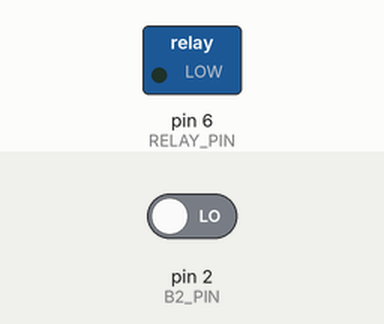
This sketch was run on a simulated Arduino Uno, built with avr-gcc and run on an emulated ATmega328P. Shown: switched loads named in the sketch (green lamp = pin HIGH). Inputs (shaded band) come from the test bench; at power-on: pin 2 (B2_PIN) LOW.

Above: at 1.2 s.
1.3 s: pin 2 (B2_PIN) driven HIGH
At 1.8 s:
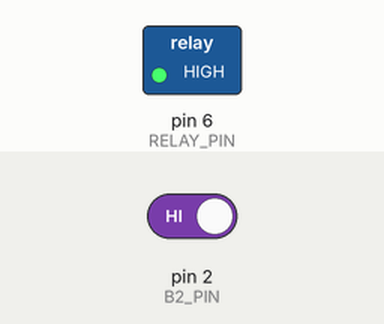
Timing chart, 0 to 4.3 s (numbered marks = the images above; inputs shaded):
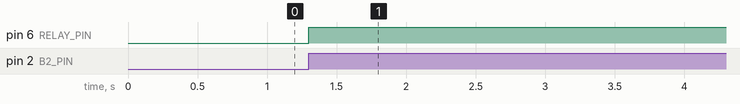

Measured:
- after the input at 1.3 s, pin 6 (RELAY_PIN): LOW → HIGH at once

The sketch:

relay_drum.ino
```cpp
#define B2_PIN 2

// constants won't change
const int RELAY_PIN = 6;  // the Arduino pin, which connects to the IN pin of relay


// variables will change: 1-3
int buttonState = 0;


// the setup function runs once when you press reset or power the board
void setup() {
  // initialize digital pin as an output.
  pinMode(RELAY_PIN, OUTPUT);
  pinMode(B2_PIN, INPUT);
}

void updateControl() {

  static int previous2;
  int current2 = digitalRead(B2_PIN);
  if (previous2 == LOW && current2 == HIGH) {
    if (buttonState == 1) {
      buttonState = 0;
    } else {
      buttonState = 1;
    }
  }
  previous2 = current2;
  if ( buttonState == 0 ) {
    digitalWrite(RELAY_PIN,LOW);
  } else if ( buttonState == 1 ) {
     digitalWrite(RELAY_PIN,HIGH);
  }
  if (buttonState == 1) {
    // turn LED on:
    digitalWrite(13, HIGH);
  } else {
    // turn LED off:
    digitalWrite(13, LOW);
  }

}


// the loop function runs over and over again forever
void loop() {
 /* digitalWrite(RELAY_PIN, HIGH);
  delay(100);
  digitalWrite(RELAY_PIN, LOW);
  delay(100);*/
  updateControl();
  //delay(1000);
}
```
